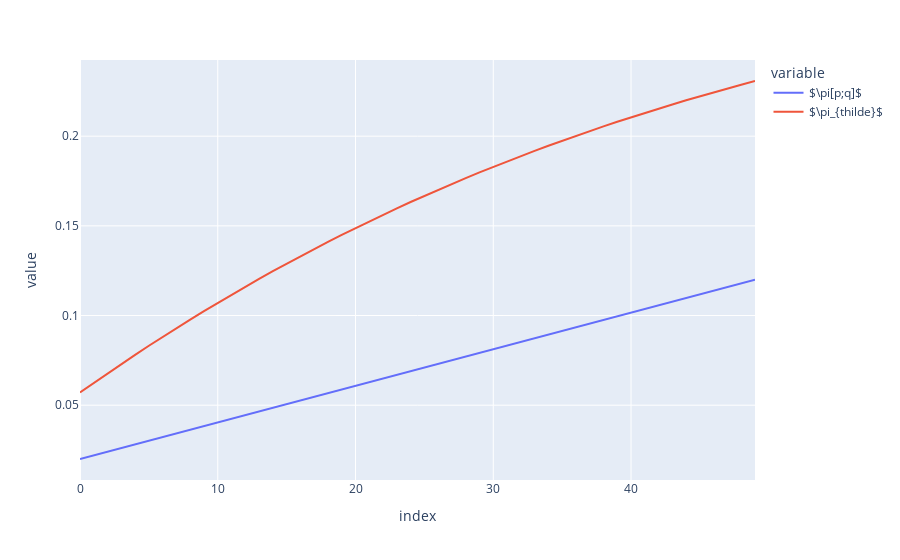

The cell this chart's notebook holds for it:
### Code cell
## Plot pi_thilde given q in range [0.1, 0.6] and pi[q,p]

# Define pi[q,p]
pi_pq = 0.2*np.linspace(0.1, 0.6)

# Create DF for plotting
df = pd.DataFrame(pi_pq, columns = ['$\pi[p;q]$'])
df['$\pi_{thilde}$'] = pi_opt()

# Plot DF
fig3 = px.line(df)
fig3.show()

### Figure 1 — Plotly figure (JSON) as saved in the notebook; plotly's stock layout.template omitted (floating-point values rounded to 4 significant figures)
{"data": [{"hovertemplate": "variable=$\\pi[p;q]$<br>index=%{x}<br>value=%{y}<extra></extra>", "legendgroup": "$\\pi[p;q]$", "line": {"color": "#636efa", "dash": "solid"}, "marker": {"symbol": "circle"}, "mode": "lines", "name": "$\\pi[p;q]$", "orientation": "v", "showlegend": true, "type": "scatter", "x": [0, 1, 2, 3, 4, 5, 6, 7, 8, 9, 10, 11, 12, 13, 14, 15, 16, 17, 18, 19, 20, 21, 22, 23, 24, 25, 26, 27, 28, 29, 30, 31, 32, 33, 34, 35, 36, 37, 38, 39, 40, 41, 42, 43, 44, 45, 46, 47, 48, 49], "xaxis": "x", "y": [0.02, 0.02204, 0.02408, 0.02612, 0.02816, 0.0302, 0.03224, 0.03429, 0.03633, 0.03837, 0.04041, 0.04245, 0.04449, 0.04653, 0.04857, 0.05061, 0.05265, 0.05469, 0.05673, 0.05878, 0.06082, 0.06286, 0.0649, 0.06694, 0.06898, 0.07102, 0.07306, 0.0751, 0.07714, 0.07918, 0.08122, 0.08327, 0.08531, 0.08735, 0.08939, 0.09143, 0.09347, 0.09551, 0.09755, 0.09959, 0.1016, 0.1037, 0.1057, 0.1078, 0.1098, 0.1118, 0.1139, 0.1159, 0.118, 0.12], "yaxis": "y"}, {"hovertemplate": "variable=$\\pi_{thilde}$<br>index=%{x}<br>value=%{y}<extra></extra>", "legendgroup": "$\\pi_{thilde}$", "line": {"color": "#EF553B", "dash": "solid"}, "marker": {"symbol": "circle"}, "mode": "lines", "name": "$\\pi_{thilde}$", "orientation": "v", "showlegend": true, "type": "scatter", "x": [0, 1, 2, 3, 4, 5, 6, 7, 8, 9, 10, 11, 12, 13, 14, 15, 16, 17, 18, 19, 20, 21, 22, 23, 24, 25, 26, 27, 28, 29, 30, 31, 32, 33, 34, 35, 36, 37, 38, 39, 40, 41, 42, 43, 44, 45, 46, 47, 48, 49], "xaxis": "x", "y": [0.05709, 0.06247, 0.06776, 0.07297, 0.0781, 0.08314, 0.08809, 0.09297, 0.09775, 0.1025, 0.1071, 0.1116, 0.1161, 0.1204, 0.1247, 0.1289, 0.1331, 0.1371, 0.1411, 0.145, 0.1488, 0.1525, 0.1562, 0.1598, 0.1633, 0.1667, 0.1701, 0.1734, 0.1766, 0.1798, 0.1829, 0.1859, 0.1889, 0.1918, 0.1947, 0.1975, 0.2002, 0.2028, 0.2055, 0.208, 0.2105, 0.213, 0.2154, 0.2177, 0.22, 0.2222, 0.2244, 0.2266, 0.2287, 0.2308], "yaxis": "y"}], "layout": {"legend": {"title": {"text": "variable"}, "tracegroupgap": 0}, "margin": {"t": 60}, "xaxis": {"anchor": "y", "domain": [0, 1], "title": {"text": "index"}}, "yaxis": {"anchor": "x", "domain": [0, 1], "title": {"text": "value"}}}}
